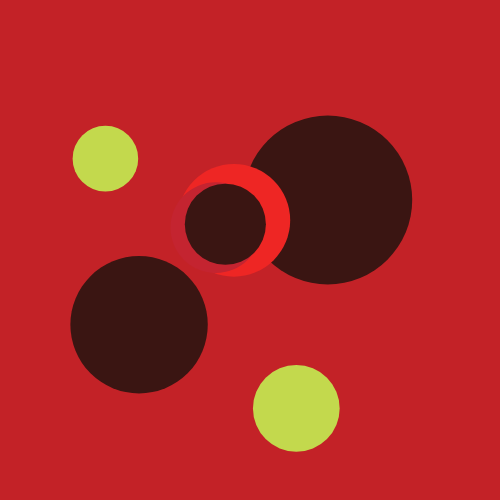
Frame 1 (no input)
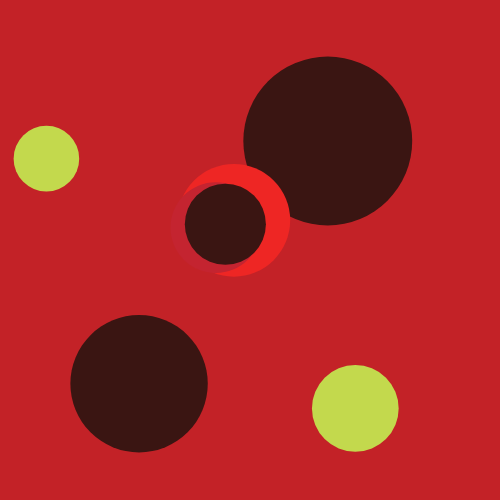
Frame 60 (no input)
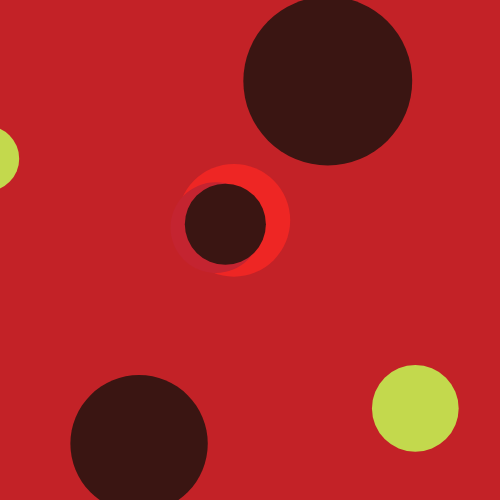
Frame 120 (the mouse pressed at the canvas centre since frame 60)

The p5.js sketch that drew these frames (run headless with seeded random() and noise() and a simulated clock; from frame 60 on, the mouse is pressed at the canvas centre):

// p5.js sketch
// ── sketch.js

var yellow1 = 105.41
var yellow2 = 296.31
var yellow1RAD = 131.2/2
var yellow2RAD = 173.44/2
var dark1 = 199.945
var dark2 = 324.708
var dark1RAD = 337.729/2
var dark2RAD = 274.802/2
function 
setup() 
{ createCanvas(500, 500); } 
function draw() 
  { background(195,34,39);
   noStroke(); 
   //YELLOWS
 fill(195,217,77); 
   circle(yellow1,158.63,yellow1RAD); 
   circle(yellow2,408.4,yellow2RAD); 
  //DARKS
 fill (58,21,18); 
   circle(327.773,dark1,dark1RAD); 
   circle(139.068,dark2,dark2RAD); 
 fill(238,38,36); 
   circle(233.876,220.322,225.248/2); 
 fill(196,36,48); 
   circle(215.784,227.61,181.324/2); 
 fill (58,21,18); 
   circle(225.357,224.231,162.178/2); 
yellow1 = yellow1 -1
yellow2 = yellow2 +1
dark1 = dark1 -1
dark2 = dark2 +1 
if (yellow1 <= 0-yellow1RAD){  yellow1 = 600;
}
if (yellow2 >=500+yellow2RAD){yellow2 = -100;
}  
if (dark1 <= 0-dark1RAD){  dark1 = 700;
}
if (dark2 >=500+dark2RAD){dark2 = -200;
}
  
   
 }    
